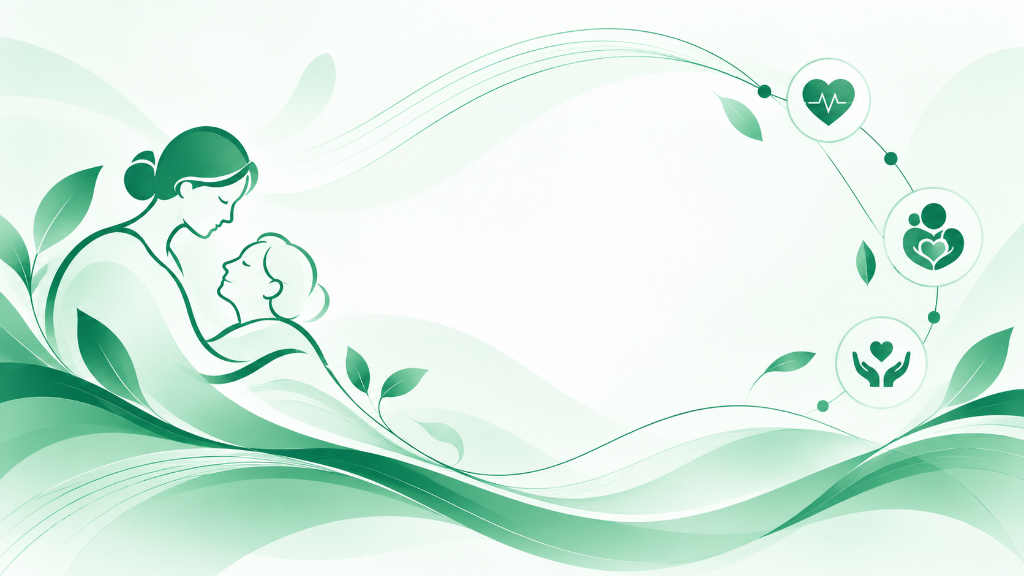
#> input picture tools/reference/care-reference.png, 1024 x 576 px, found by its file name
$ python find_bounds.py
#> lines starting #> are read from the running program, lines starting #| are printed output that depends on the picture; after the words box and inside, x2 and y2 are one past the last pixel; in counts of white or black regions, pixels touching at a corner belong together
from PIL import Image
import numpy as np

img = Image.open("tools/reference/care-reference.png").convert("RGB")
arr = np.array(img)
h, w, _ = arr.shape
#> h = 576; w = 1024
print(f"Image shape: {h}x{w}")
#| Image shape: 576x1024

# Top-left region: x from 0 to 500, y from 0 to 500
# Find pixels where green is dominant and not white (e.g. brightness < 250)
gray = np.mean(arr, axis=2)
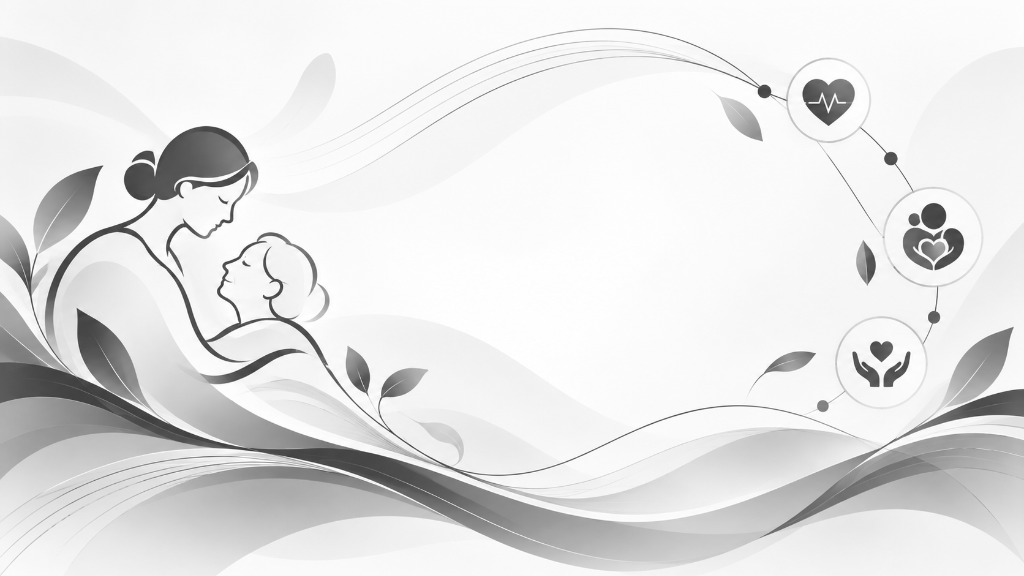
#> gray: shape (576, 1024) float64; min 58, max 255, mean 227.3
mask = (gray < 245)
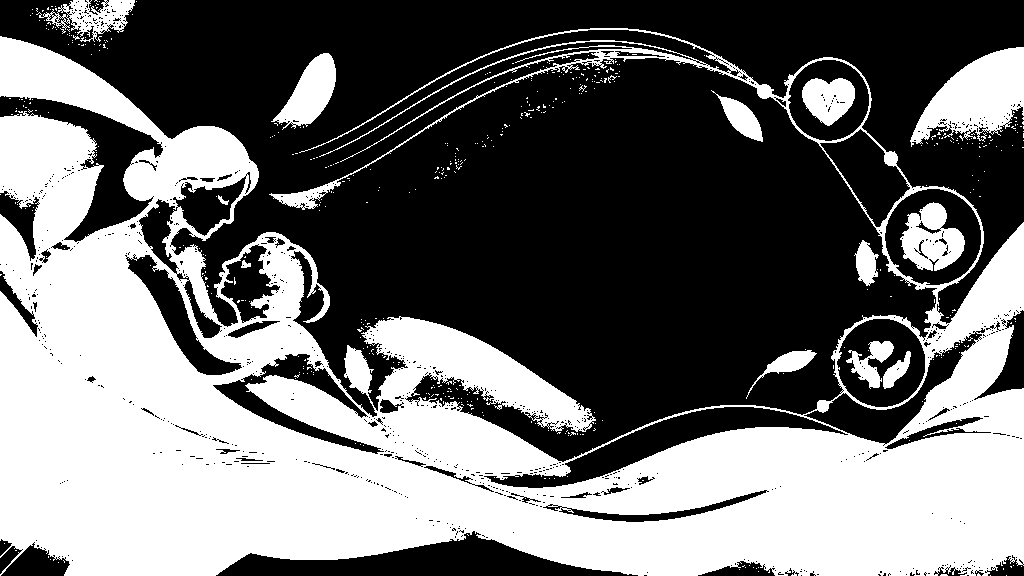
#> mask: shape (576, 1024) bool; 43.4% white; 485 white regions (471 under 20 px), largest, box (x1, y1, x2, y2) and area: (0, 28, 1024, 576) 235642, (910, 47, 1024, 147) 6346, (900, 202, 965, 271) 2726

# Bounding box of the figure in left region (x < 500, y < 450)
ys, xs = np.where(mask[:, :500])
print(f"Figure bounds in left region: x from {xs.min()} to {xs.max()}, y from {ys.min()} to {ys.max()}")
#| Figure bounds in left region: x from 0 to 499, y from 0 to 575

# Let's crop from y: max(0, ys.min() - 10) to ys.max() + 20, x: 0 to xs.max() + 20
ymin = max(0, int(ys.min()) - 10)
#> ymin = 0
ymax = min(h, int(ys.max()) + 20)
#> ymax = 576
xmin = 0
xmax = min(w, int(xs.max()) + 40)
#> xmax = 539

print(f"Optimal crop box: ({xmin}, {ymin}, {xmax}, {ymax})")
#| Optimal crop box: (0, 0, 539, 576)
crop = img.crop((xmin, ymin, xmax, ymax))
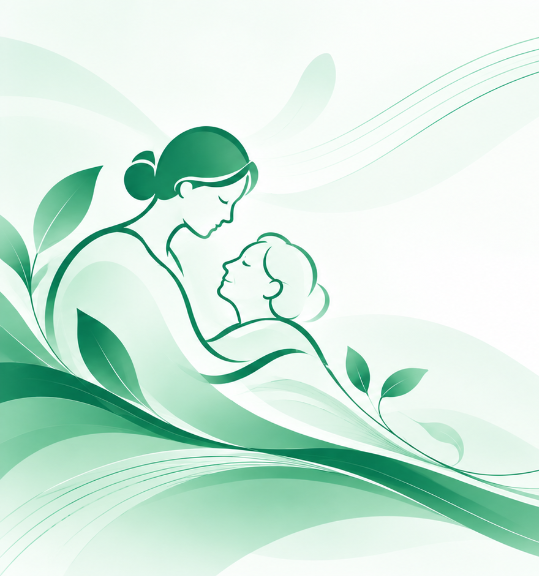
#> crop: PIL image 539x576 RGB; mean R, G, B 207.7, 234.7, 221.2
crop.save("tools/reference/figure_exact_crop.png")
print("Saved figure_exact_crop.png")
